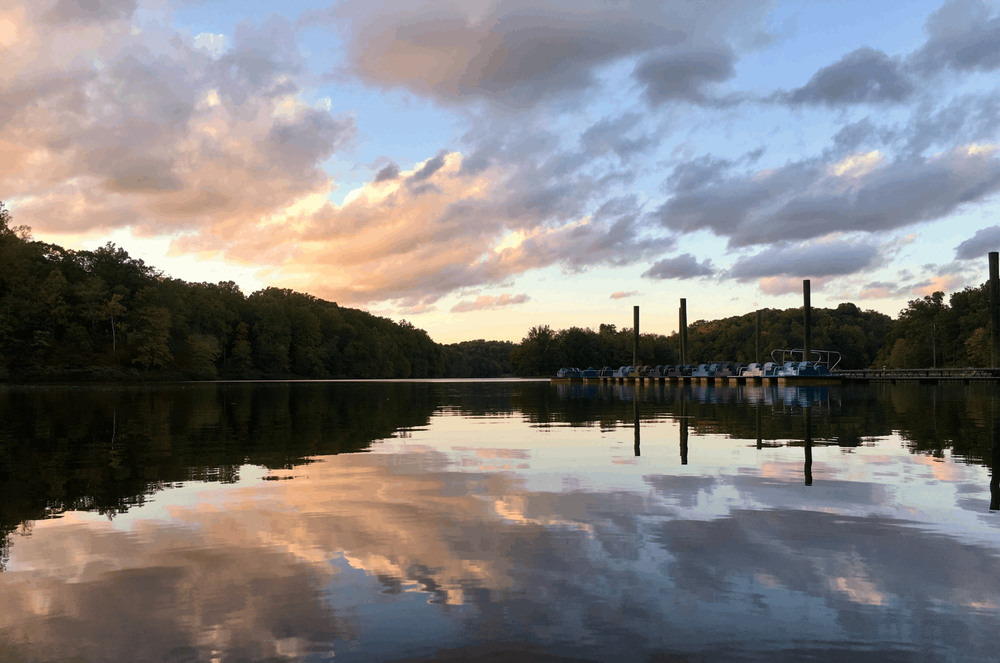
#> input picture 09-photo-editing/input/lake.png, 1000 x 663 px, shrunk from 1800 x 1194 before the run
$ python main.py
#> lines starting #> are read from the running program, lines starting #| are printed output that depends on the picture
### 09-photo-editing/image.py
from pathlib import Path

import numpy as np
from PIL import Image as PILImage


class Image:
    """Represent an image as a NumPy array."""

    def __init__(self, filename=None, array=None):
        if filename is None and array is None:
            raise ValueError("Provide either a filename or an image array.")

        if filename is not None and array is not None:
            raise ValueError("Provide either a filename or an image array, not both.")

        if filename is not None:
            self.array = self._load_image(filename)
#> in _load_image, image is the input picture: PIL image 1000x663 RGB; mean R, G, B 129.4, 127, 127.7
        else:
            self.array = self._validate_array(array)

    def _load_image(self, filename):
        path = Path(filename)

        if not path.exists():
            raise FileNotFoundError(f"Image not found: {path}")

        with PILImage.open(path) as image:
            image = image.convert("RGB")
            return np.asarray(image, dtype=np.float32) / 255.0

    def _validate_array(self, array):
        array = np.asarray(array, dtype=np.float32)

        if array.ndim != 3:
            raise ValueError("Image array must have three dimensions.")

        if array.shape[2] != 3:
            raise ValueError("Image must have exactly 3 color channels (RGB).")

        return array

    @property
    def height(self):
        return self.array.shape[0]

    @property
    def width(self):
        return self.array.shape[1]

    @property
    def channels(self):
        return self.array.shape[2]

    def brighten(self, factor):
        """Return a brighter or darker copy of the image."""

        if factor < 0:
            raise ValueError("Brightness factor cannot be negative.")

        return Image(array=self.array * factor)

    def adjust_contrast(self, factor):
        """Return a copy of the image with adjusted contrast."""

        if factor < 0:
            raise ValueError("Contrast factor cannot be negative.")

        middle = 0.5
        new_array = (self.array - middle) * factor + middle

        return Image(array=new_array)

    def apply_kernel(self, kernel):
        """Apply a 2D kernel to the image."""

        kernel = np.asarray(kernel, dtype=np.float32)

        if kernel.ndim != 2:
            raise ValueError("Kernel must be a 2D array.")

        kernel_height, kernel_width = kernel.shape

        if kernel_height % 2 == 0 or kernel_width % 2 == 0:
            raise ValueError("Kernel dimensions must be odd.")

        pad_y = kernel_height // 2
        pad_x = kernel_width // 2

        padded = np.pad(
            self.array,
            ((pad_y, pad_y), (pad_x, pad_x), (0, 0)),
            mode="edge",
        )

        result = np.zeros_like(self.array)

        for y in range(self.height):
            for x in range(self.width):
                region = padded[
                    y:y + kernel_height,
                    x:x + kernel_width,
                    :
                ]

                result[y, x] = np.sum(
                    region * kernel[:, :, np.newaxis],
                    axis=(0, 1),
                )

        return Image(array=result)

    def blur(self, size=3):
        """Blur the image using an averaging kernel."""

        if size < 1 or size % 2 == 0:
            raise ValueError("Blur size must be a positive odd number.")

        kernel = np.ones((size, size), dtype=np.float32) / (size * size)

        return self.apply_kernel(kernel)

    def combine(self, other):
        """Combine two images using their pixel values."""

        if not isinstance(other, Image):
            raise TypeError("Can only combine with another Image.")

        if self.array.shape != other.array.shape:
            raise ValueError("Images must have the same dimensions.")

        combined = np.sqrt(
            self.array ** 2 + other.array ** 2
        )

        return Image(array=combined)

    def grayscale(self):
        """Convert the image to grayscale."""

        gray = (
            0.299 * self.array[:, :, 0]
            + 0.587 * self.array[:, :, 1]
            + 0.114 * self.array[:, :, 2]
        )

        gray_array = np.stack([gray, gray, gray], axis=2)

        return Image(array=gray_array)

    def invert(self):
        """Invert the image colors."""

        return Image(array=1.0 - self.array)

    def flip_horizontal(self):
        """Flip the image from left to right."""

        return Image(array=np.fliplr(self.array).copy())

    def flip_vertical(self):
        """Flip the image from top to bottom."""

        return Image(array=np.flipud(self.array).copy())

    def rotate_90(self):
        """Rotate the image 90 degrees clockwise."""

        return Image(array=np.rot90(self.array, k=3).copy())

    def save(self, filename):
        """Save the image to a file."""

        path = Path(filename)
        path.parent.mkdir(parents=True, exist_ok=True)

        output = np.clip(self.array, 0, 1)
        output = (output * 255).astype(np.uint8)

        image = PILImage.fromarray(output, "RGB")
        image.save(path)

### 09-photo-editing/main.py
from image import Image


def edit_image(input_path, output_dir):
    """Apply several edits to an image."""

    image = Image(input_path)

    image.brighten(1.5).save(output_dir / "bright.png")
    image.adjust_contrast(1.5).save(output_dir / "contrast.png")
#> in save (call 2), `output = np.clip(self.array, 0, 1)`:
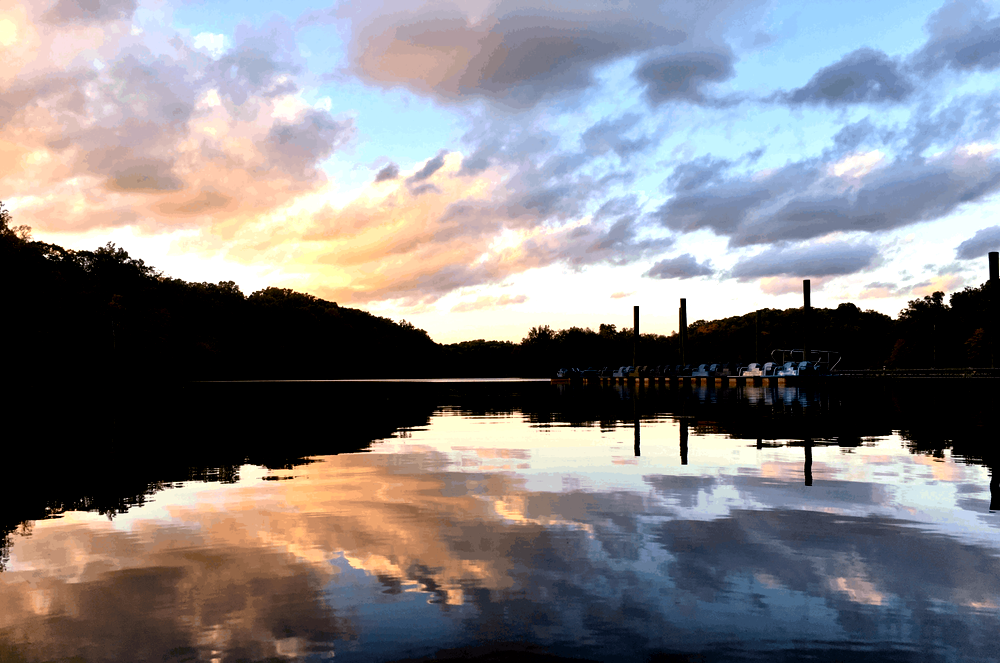
#> output: shape (663, 1000, 3) float32; mean of channels 0, 1, 2 0.519, 0.512, 0.526; drawn as R, G, B
    image.blur(5).save(output_dir / "blurred.png")

    horizontal_kernel = [
        [-1, 0, 1],
        [-2, 0, 2],
        [-1, 0, 1],
    ]

    vertical_kernel = [
        [-1, -2, -1],
        [0, 0, 0],
        [1, 2, 1],
    ]

    horizontal_edges = image.apply_kernel(horizontal_kernel)
    vertical_edges = image.apply_kernel(vertical_kernel)
#> after the loop in apply_kernel (call 3), `for y in range(self.height):`:
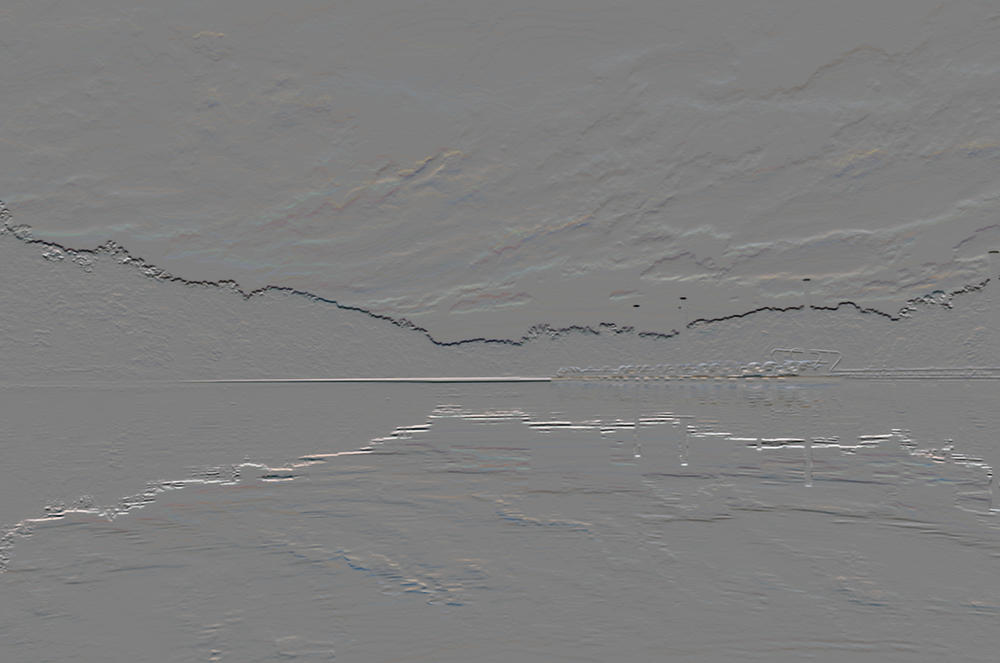
#> result: shape (663, 1000, 3) float32; mean of channels 0, 1, 2 -0.00482, -0.00538, -0.00641; drawn with min black and max white

    horizontal_edges.save(output_dir / "edges_horizontal.png")
    vertical_edges.save(output_dir / "edges_vertical.png")

    horizontal_edges.combine(vertical_edges).save(
        output_dir / "edges.png"
    )
#> in combine, `combined = np.sqrt( self.array ** 2 + other.array ** 2 )`:
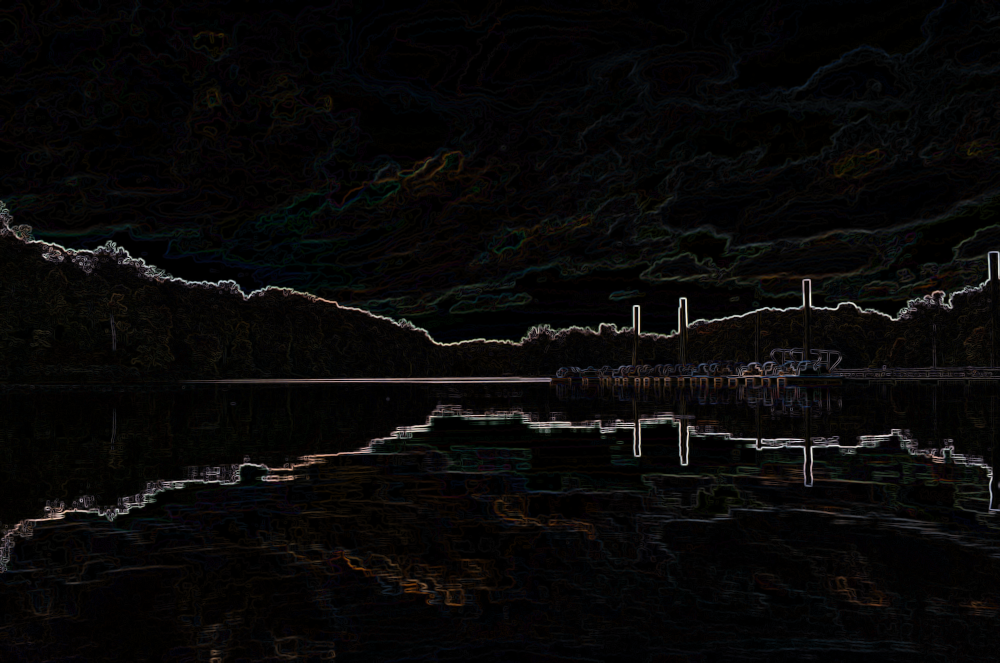
#> combined: shape (663, 1000, 3) float32; mean of channels 0, 1, 2 0.135, 0.126, 0.122; drawn with min black and max white
#> in save (call 6), `output = np.clip(self.array, 0, 1)`:
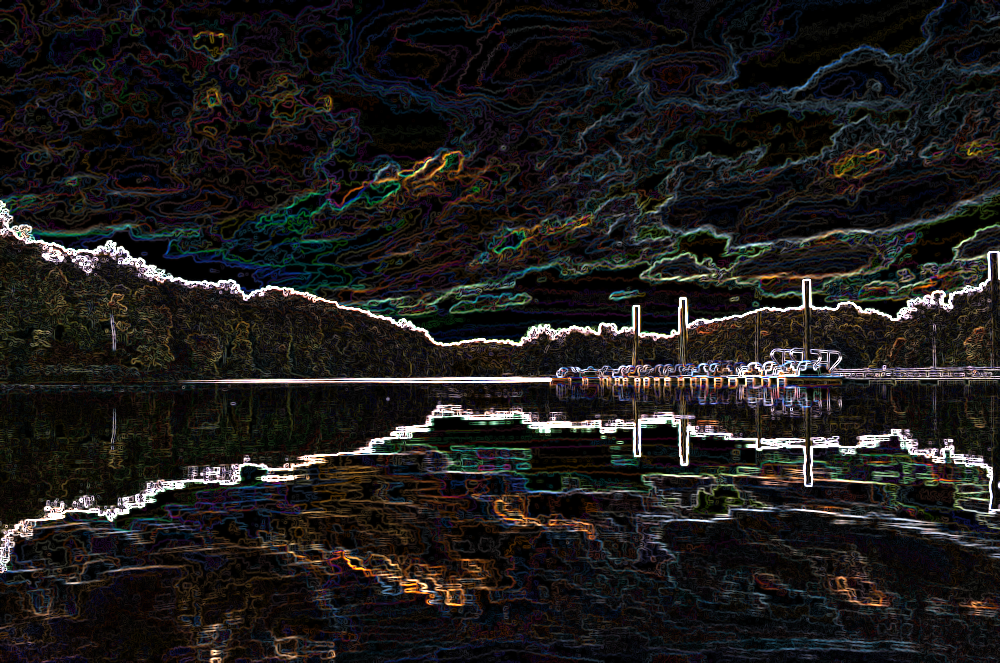
#> output: shape (663, 1000, 3) float32; mean of channels 0, 1, 2 0.119, 0.112, 0.108; drawn as R, G, B

    image.grayscale().save(output_dir / "grayscale.png")
#> in grayscale, `gray = ( 0.299 * self.array[:, :, 0] + 0.587 * self.array[:, :, 1] + 0..`:
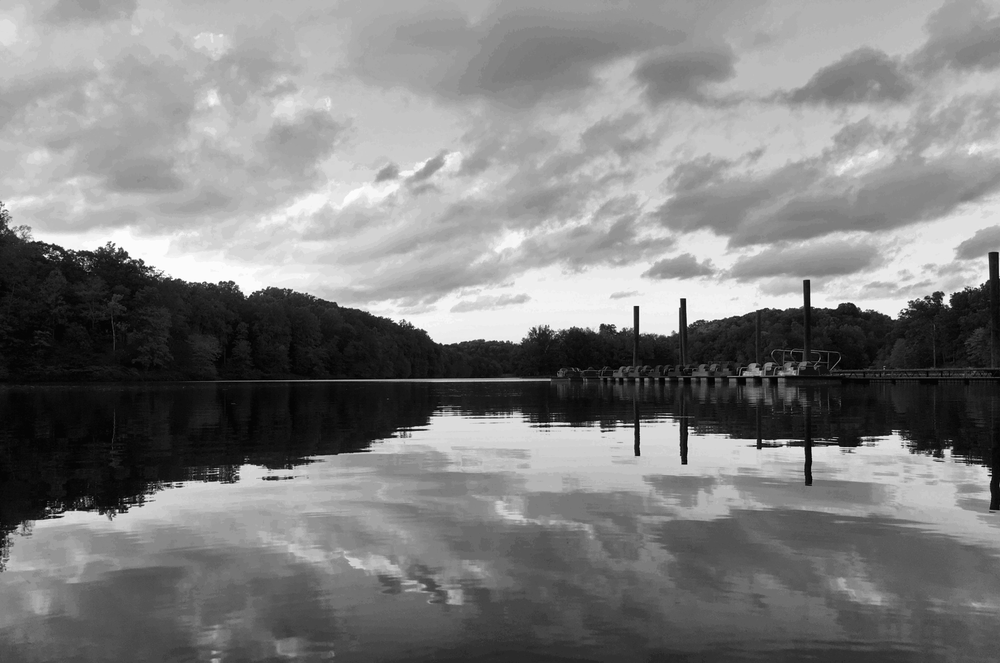
#> gray: shape (663, 1000) float32; min 0, max 1, mean 0.501
    image.invert().save(output_dir / "inverted.png")
    image.flip_horizontal().save(output_dir / "flip_horizontal.png")
    image.flip_vertical().save(output_dir / "flip_vertical.png")
#> in _validate_array (call 10), `array = np.asarray(array, dtype=np.float32)`:
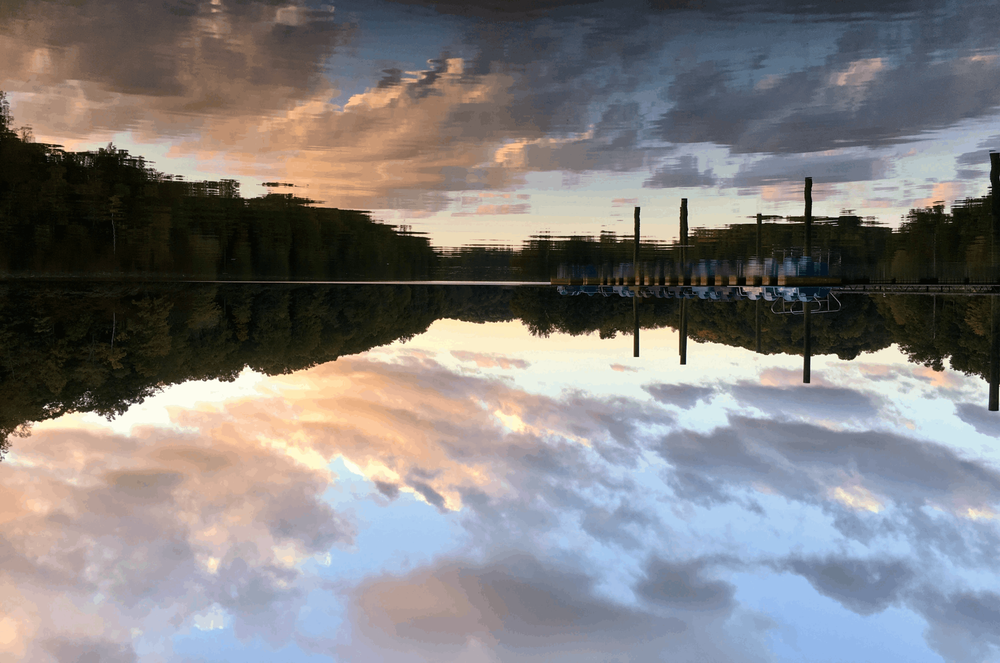
#> array: shape (663, 1000, 3) float32; mean of channels 0, 1, 2 0.507, 0.498, 0.501; drawn as R, G, B
    image.rotate_90().save(output_dir / "rotated.png")
#> in _validate_array (call 11), `array = np.asarray(array, dtype=np.float32)`:
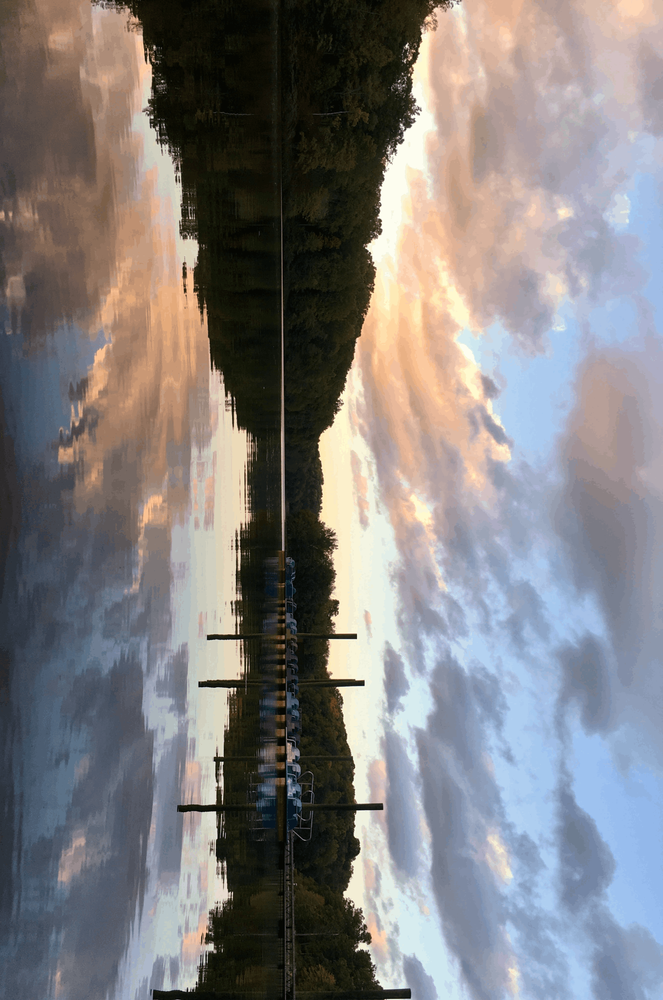
#> array: shape (1000, 663, 3) float32; mean of channels 0, 1, 2 0.507, 0.498, 0.501; drawn as R, G, B


if __name__ == "__main__":
    from pathlib import Path

    input_path = Path("input/lake.png")
    output_dir = Path("output")

    edit_image(input_path, output_dir)

    print("Photo editing completed successfully.")
